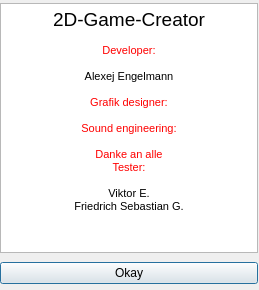
<?xml version="1.0" encoding="UTF-8"?>
<ui version="4.0">
 <class>About</class>
 <widget class="QDialog" name="About">
  <property name="geometry">
   <rect>
    <x>0</x>
    <y>0</y>
    <width>259</width>
    <height>290</height>
   </rect>
  </property>
  <property name="windowTitle">
   <string>Dialog</string>
  </property>
  <widget class="QWidget" name="layoutWidget">
   <property name="geometry">
    <rect>
     <x>0</x>
     <y>0</y>
     <width>258</width>
     <height>289</height>
    </rect>
   </property>
   <layout class="QVBoxLayout" name="verticalLayout">
    <item>
     <widget class="QTextBrowser" name="textBrowser">
      <property name="minimumSize">
       <size>
        <width>0</width>
        <height>250</height>
       </size>
      </property>
      <property name="maximumSize">
       <size>
        <width>300</width>
        <height>250</height>
       </size>
      </property>
      <property name="html">
       <string>&lt;!DOCTYPE HTML PUBLIC &quot;-//W3C//DTD HTML 4.0//EN&quot; &quot;http://www.w3.org/TR/REC-html40/strict.dtd&quot;&gt;
&lt;html&gt;&lt;head&gt;&lt;meta name=&quot;qrichtext&quot; content=&quot;1&quot; /&gt;&lt;style type=&quot;text/css&quot;&gt;
p, li { white-space: pre-wrap; }
&lt;/style&gt;&lt;/head&gt;&lt;body style=&quot; font-family:'Ubuntu'; font-size:11pt; font-weight:400; font-style:normal;&quot;&gt;
&lt;p align=&quot;center&quot; style=&quot; margin-top:0px; margin-bottom:0px; margin-left:0px; margin-right:0px; -qt-block-indent:0; text-indent:0px;&quot;&gt;&lt;span style=&quot; font-family:'MS Shell Dlg 2'; font-size:14pt;&quot;&gt;2D-Game-Creator&lt;/span&gt;&lt;/p&gt;
&lt;p align=&quot;center&quot; style=&quot;-qt-paragraph-type:empty; margin-top:0px; margin-bottom:0px; margin-left:0px; margin-right:0px; -qt-block-indent:0; text-indent:0px; font-family:'MS Shell Dlg 2'; font-size:8pt;&quot;&gt;&lt;br /&gt;&lt;/p&gt;
&lt;p align=&quot;center&quot; style=&quot; margin-top:0px; margin-bottom:0px; margin-left:0px; margin-right:0px; -qt-block-indent:0; text-indent:0px;&quot;&gt;&lt;span style=&quot; font-family:'MS Shell Dlg 2'; font-size:8pt; color:#ff0000;&quot;&gt;Developer:&lt;/span&gt;&lt;/p&gt;
&lt;p align=&quot;center&quot; style=&quot;-qt-paragraph-type:empty; margin-top:0px; margin-bottom:0px; margin-left:0px; margin-right:0px; -qt-block-indent:0; text-indent:0px; font-family:'MS Shell Dlg 2'; font-size:8pt;&quot;&gt;&lt;br /&gt;&lt;/p&gt;
&lt;p align=&quot;center&quot; style=&quot; margin-top:0px; margin-bottom:0px; margin-left:0px; margin-right:0px; -qt-block-indent:0; text-indent:0px;&quot;&gt;&lt;span style=&quot; font-family:'MS Shell Dlg 2'; font-size:8pt;&quot;&gt;Alexej Engelmann&lt;/span&gt;&lt;/p&gt;
&lt;p align=&quot;center&quot; style=&quot;-qt-paragraph-type:empty; margin-top:0px; margin-bottom:0px; margin-left:0px; margin-right:0px; -qt-block-indent:0; text-indent:0px; font-family:'MS Shell Dlg 2'; font-size:8pt;&quot;&gt;&lt;br /&gt;&lt;/p&gt;
&lt;p align=&quot;center&quot; style=&quot; margin-top:0px; margin-bottom:0px; margin-left:0px; margin-right:0px; -qt-block-indent:0; text-indent:0px;&quot;&gt;&lt;span style=&quot; font-family:'MS Shell Dlg 2'; font-size:8pt; color:#ff0000;&quot;&gt;Grafik designer:&lt;/span&gt;&lt;/p&gt;
&lt;p align=&quot;center&quot; style=&quot;-qt-paragraph-type:empty; margin-top:0px; margin-bottom:0px; margin-left:0px; margin-right:0px; -qt-block-indent:0; text-indent:0px; font-family:'MS Shell Dlg 2'; font-size:8pt;&quot;&gt;&lt;br /&gt;&lt;/p&gt;
&lt;p align=&quot;center&quot; style=&quot; margin-top:0px; margin-bottom:0px; margin-left:0px; margin-right:0px; -qt-block-indent:0; text-indent:0px;&quot;&gt;&lt;span style=&quot; font-family:'MS Shell Dlg 2'; font-size:8pt; color:#ff0000;&quot;&gt;Sound engineering:&lt;/span&gt;&lt;/p&gt;
&lt;p align=&quot;center&quot; style=&quot;-qt-paragraph-type:empty; margin-top:0px; margin-bottom:0px; margin-left:0px; margin-right:0px; -qt-block-indent:0; text-indent:0px; font-family:'MS Shell Dlg 2'; font-size:8pt; color:#ff0000;&quot;&gt;&lt;br /&gt;&lt;/p&gt;
&lt;p align=&quot;center&quot; style=&quot; margin-top:0px; margin-bottom:0px; margin-left:0px; margin-right:0px; -qt-block-indent:0; text-indent:0px;&quot;&gt;&lt;span style=&quot; font-family:'MS Shell Dlg 2'; font-size:8pt; color:#ff0000;&quot;&gt;Danke an alle&lt;/span&gt;&lt;/p&gt;
&lt;p align=&quot;center&quot; style=&quot; margin-top:0px; margin-bottom:0px; margin-left:0px; margin-right:0px; -qt-block-indent:0; text-indent:0px;&quot;&gt;&lt;span style=&quot; font-family:'MS Shell Dlg 2'; font-size:8pt; color:#ff0000;&quot;&gt;Tester:&lt;/span&gt;&lt;/p&gt;
&lt;p align=&quot;center&quot; style=&quot;-qt-paragraph-type:empty; margin-top:0px; margin-bottom:0px; margin-left:0px; margin-right:0px; -qt-block-indent:0; text-indent:0px; font-family:'MS Shell Dlg 2'; font-size:8pt; color:#ff0000;&quot;&gt;&lt;br /&gt;&lt;/p&gt;
&lt;p align=&quot;center&quot; style=&quot; margin-top:0px; margin-bottom:0px; margin-left:0px; margin-right:0px; -qt-block-indent:0; text-indent:0px;&quot;&gt;&lt;span style=&quot; font-family:'MS Shell Dlg 2'; font-size:8pt; color:#000000;&quot;&gt;Viktor E.&lt;/span&gt;&lt;/p&gt;
&lt;p align=&quot;center&quot; style=&quot; margin-top:0px; margin-bottom:0px; margin-left:0px; margin-right:0px; -qt-block-indent:0; text-indent:0px;&quot;&gt;&lt;span style=&quot; font-family:'MS Shell Dlg 2'; font-size:8pt; color:#000000;&quot;&gt;Friedrich Sebastian G.&lt;/span&gt;&lt;/p&gt;&lt;/body&gt;&lt;/html&gt;</string>
      </property>
     </widget>
    </item>
    <item>
     <widget class="QPushButton" name="pushButton">
      <property name="text">
       <string>Okay</string>
      </property>
     </widget>
    </item>
   </layout>
  </widget>
 </widget>
 <resources/>
 <connections>
  <connection>
   <sender>pushButton</sender>
   <signal>clicked()</signal>
   <receiver>About</receiver>
   <slot>accept()</slot>
   <hints>
    <hint type="sourcelabel">
     <x>146</x>
     <y>269</y>
    </hint>
    <hint type="destinationlabel">
     <x>215</x>
     <y>254</y>
    </hint>
   </hints>
  </connection>
 </connections>
</ui>
